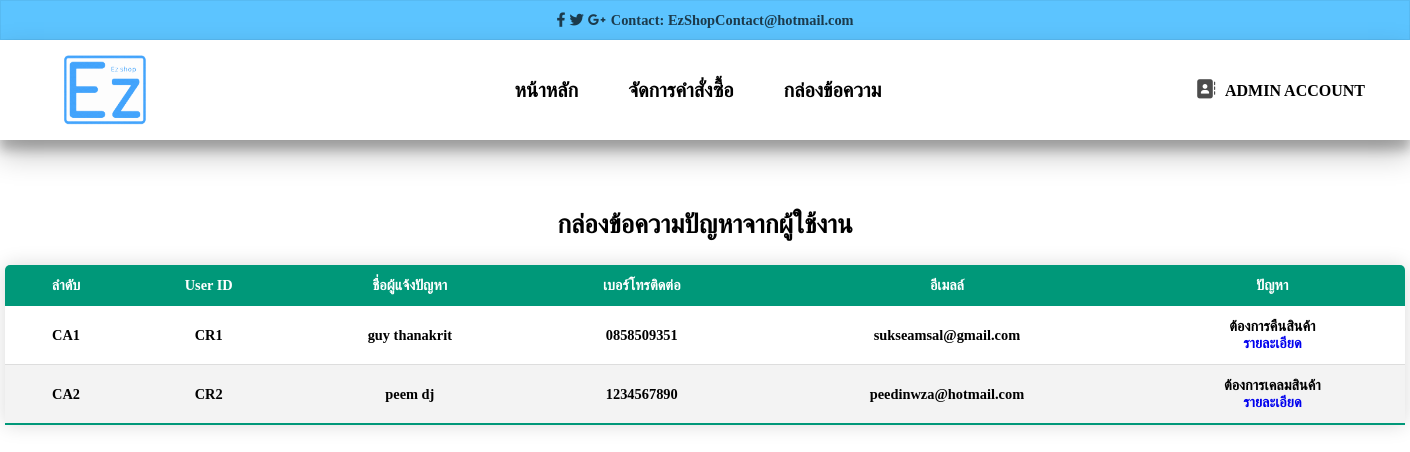
/Admin/admin.php, run on the app's committed database.
### tables this page shows
CREATE TABLE `contract` (
  `contract_id` varchar(255) NOT NULL,
  `u_id` varchar(255) NOT NULL,
  `c_name` varchar(255) NOT NULL,
  `c_email` varchar(30) NOT NULL,
  `c_phone` varchar(10) NOT NULL,
  `topic` varchar(30) NOT NULL,
  `detail` varchar(100) NOT NULL
);

### Admin/admin.php (the view, shortened to what this page needs)
<!DOCTYPE html>
<html lang="en">
<head>
    <link rel='stylesheet' href='https://cdnjs.cloudflare.com/ajax/libs/font-awesome/5.14.0/css/all.min.css'>
    <link rel="stylesheet" href="./admin.css">
    <link rel="stylesheet" href="https://cdnjs.cloudflare.com/ajax/libs/font-awesome/6.2.0/css/all.css"></link>
</head>
<body>
    <nav>
        <div class="social-call">
            <div class="social">
                <a href="" class="social"><i class="fab fa-facebook-f"></i></a>
                <a href="" class="social"><i class="fab fa-twitter"></i></a>
                <a href="" class="social"><i class="fab fa-google-plus-g"></i></a>
            </div>
            <div class="contact">
                <strong>Contact: EzShopContact@hotmail.com</strong>
            </div>
        </div>
        <div class="navigation">
            <a class="logo">
                <img src="../img/Logo.png" height="100" width="100">
            </a>
            <ul class="menu">
                <li><a href="../admin/home.php"><b>หน้าหลัก</b></a></li>
                <li><a href="../admin/manage.php"><b>จัดการคำสั่งซื้อ</b></a>
                </li>
                <li><a href="../admin/admin.php"><b>กล่องข้อความ</b></a></li>
            </ul>
            <div class="right-menu">
                <div class="dropdown">
                    <a href="" class="address">
                        <i class="fas fa-address-book"></i>
                    </a>
                </div>
                ADMIN ACCOUNT
            </div>
        </div>
    </nav>
    <p style="font-size: 26px; margin-top: 70px; text-align: center; font-family: ekkamai new; font-weight: bold;">กล่องข้อความปัญหาจากผู้ใช้งาน</p>
    <table class="content-table">
        <thead>
          <tr>
            <th>ลำดับ</th>
            <th>User ID</th>
            <th>ชื่อผู้แจ้งปัญหา</th>
            <th>เบอร์โทรติดต่อ</th>
            <th>อีเมลล์</th>
            <th>ปัญหา</th>
          </tr>
        </thead>
        <tbody>
            <?php
            include('connect.php');
            $current_user = $_SESSION['user_id'];
            $u = "SELECT * FROM contract WHERE u_id = '$current_user'";
            $user = mysqli_query($conn,$u);
            $sql = "SELECT * FROM contract";
            $result = mysqli_query($conn,$sql);
            if($user){
                while($row = $result->fetch_assoc()){
                ?>
                <tr>
                    <td><?php echo $row["contract_id"]; ?> </td>
                    <td><?php echo $row["u_id"]; ?></td>
                    <td><?php echo $row["c_name"]; ?></td>
                    <td><?php echo $row["c_phone"]; ?></td>
                    <td><?php echo $row["c_email"]; ?></td>
                    <td><span><?php echo $row["topic"]; ?></span><br>
                        <a href="#" id="open" onclick = "show_modal(id)">รายละเอียด</a>
                </tr>
                <?php
                }
            }
        ?>
        </tbody>
    </table>
</body>
</html>

### Admin/admin.css (style rules this page uses)
body { margin:0px; padding: 0px; font-family: ekkamai new; font-weight: bold; background-color: #fff; }
* { box-sizing: border-box; margin: 0; padding: 0; scroll-padding-top: 2rem; scroll-behavior: smooth; list-style: none; text-decoration: none; font-family: ekkamai new; }
ul { list-style: none; }
a { text-decoration: none; }
.social-call { height: 40px; border: 1px solid rgba(0,0,0,0.05); display: flex; justify-content: center; align-items: center; position: relative; width: 100%; background-color: #5CC4FF; border-color: 0 14px 28px rgb(0 0 0 / 25%), 0 10px 10px rgb(0 0 0 / 22%); }
.social a { color: rgba(0,0,0,0.7); font-size: 0.9rem; }
.contact { color: rgba(0,0,0,0.7); font-size: 0.9rem; margin-left: 5px; }
.navigation { display: flex; justify-content: space-between; align-items: center; padding: 0px 45px; background-color: #fff; box-shadow: 0 14px 28px rgb(0 0 0 / 25%), 0 10px 10px rgb(0 0 0 / 22%); position: relative; width: 100%; height: 100px; }
.logo { display: flex; padding-top: 8px; }
.navigation a { margin-left: 10px; }
.menu { display: flex; font-size: 20px; font-family: ekkamai new; padding-left: 35px; }
.menu li { position: relative; margin: 20px; display: flex; text-transform: uppercase; font-weight: 500; }
.menu li a { color: #000000; transition: 0.5s; }
.right-menu a { margin: 0px 5px 0px 0px; font-size: 1.2rem; color: rgba(0,0,0,0.7); transition: 0.5s; }
.dropdown { position: relative; display: inline; }
.content-table { border-collapse: collapse; margin: 25px 0; font-size: 0.9em; border-radius: 5px 5px 0 0; overflow: hidden; box-shadow: 0 0 20px rgba(0, 0, 0, 0.15); margin-right: auto; margin-left: auto; min-width: 1400px; }
.content-table thead tr { background-color: #009879; color: #ffffff; text-align: center; font-weight: bold; }
.content-table th, .content-table td { padding: 12px 15px; text-align: center; }
.content-table tbody tr { border-bottom: 1px solid #dddddd; width: 200px; }
.content-table tbody tr:nth-of-type(even) { background-color: #f3f3f3; }
.content-table tbody tr:last-of-type { border-bottom: 2px solid #009879; }

### data on the page
contract: contract_id "CA1", u "CR1", c_name "guy thanakrit", c_phone "0858509351", c_email "sukseamsal@gmail.com", topic "ต้องการคืนสินค้า"
contract: contract_id "CA2", u "CR2", c_name "peem dj", c_phone "1234567890", c_email "peedinwza@hotmail.com", topic "ต้องการเคลมสินค้า"
